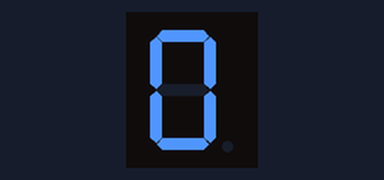
The sketch below on a simulated ESP8266 (NodeMCU). Parts: 1-digit seven-segment display. Wiring (inferred from the names in the program): 1-digit 7-segment display, segments lit when HIGH: segments D0, D1, D4, D5, D6, D7, GPIO 3, GPIO 1. The segment pins are drawn as the display they are named for.

Above: at 0.1 s.
At 4.1 s:
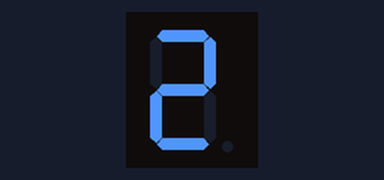
At 8.1 s:
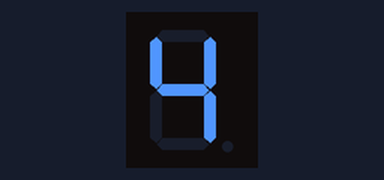
At 18.1 s:
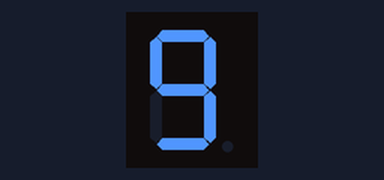
At 28.1 s:
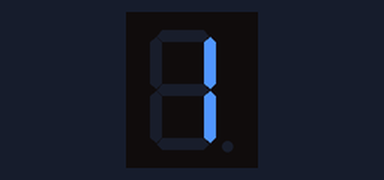
At 38.1 s:
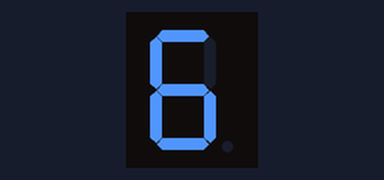

Measured:
- what the display in image 1 shows lasts 1.0 s, from 4.0 s to 5.0 s

The sketch:

DENEYAP_L5_1_5_Segment7_RakamGosterme.ino
```cpp
/*  HAFTA 5 - GOZLE UYGULAMA 1.5
 *  KONU: 7 Segment Display Rakam Gosterme
 *  Amac: 7 Segment Display ile rakamları gosterme.
 */

#define a D0
#define b D1
#define c D4
#define d D5
#define e D6
#define f D7
#define g D9
#define dp D10

void setup()
{
  pinMode(a, OUTPUT);
  pinMode(b, OUTPUT);
  pinMode(c, OUTPUT);
  pinMode(d, OUTPUT);
  pinMode(e, OUTPUT);
  pinMode(f, OUTPUT);
  pinMode(g, OUTPUT);
  pinMode(dp, OUTPUT);
}

void loop()
{
  sifir();
  off();

  bir();
  off();

  iki();
  off();

  uc();
  off();

  dort();
  off();

  bes();
  off();

  alti();
  off();

  yedi();
  off();

  sekiz();
  off();

  dokuz();
  off();

  nokta();
  off();
  nokta();
  off();
  nokta();
  off();
}

void sifir(){
    digitalWrite(a, HIGH);
    digitalWrite(b, HIGH);
    digitalWrite(c, HIGH);
    digitalWrite(d, HIGH);
    digitalWrite(e, HIGH);
    digitalWrite(f, HIGH);
    digitalWrite(g, LOW);
    digitalWrite(dp, LOW);
    delay(1000);
}

void bir(){
    digitalWrite(a, LOW);
    digitalWrite(b, HIGH);
    digitalWrite(c, HIGH);
    digitalWrite(d, LOW);
    digitalWrite(e, LOW);
    digitalWrite(f, LOW);
    digitalWrite(g, LOW);
    digitalWrite(dp, LOW);
    delay(1000);
}

void iki(){
    digitalWrite(a, HIGH);
    digitalWrite(b, HIGH);
    digitalWrite(c, LOW);
    digitalWrite(d, HIGH);
    digitalWrite(e, HIGH);
    digitalWrite(f, LOW);
    digitalWrite(g, HIGH);
    digitalWrite(dp, LOW);
    delay(1000);
}

void uc(){
    digitalWrite(a, HIGH);
    digitalWrite(b, HIGH);
    digitalWrite(c, HIGH);
    digitalWrite(d, HIGH);
    digitalWrite(e, LOW);
    digitalWrite(f, LOW);
    digitalWrite(g, HIGH);
    digitalWrite(dp, LOW);
    delay(1000);
}

void dort(){
    digitalWrite(a, LOW);
    digitalWrite(b, HIGH);
    digitalWrite(c, HIGH);
    digitalWrite(d, LOW);
    digitalWrite(e, LOW);
    digitalWrite(f, HIGH);
    digitalWrite(g, HIGH);
    digitalWrite(dp, LOW);
    delay(1000);
}

void bes(){
    digitalWrite(a, HIGH);
    digitalWrite(b, LOW);
    digitalWrite(c, HIGH);
    digitalWrite(d, HIGH);
    digitalWrite(e, LOW);
    digitalWrite(f, HIGH);
    digitalWrite(g, HIGH);
    digitalWrite(dp, LOW);
    delay(1000);
}

void alti(){
    digitalWrite(a, HIGH);
    digitalWrite(b, LOW);
    digitalWrite(c, HIGH);
    digitalWrite(d, HIGH);
    digitalWrite(e, HIGH);
    digitalWrite(f, HIGH);
    digitalWrite(g, HIGH);
    digitalWrite(dp, LOW);
    delay(1000);
}

void yedi(){
    digitalWrite(a, HIGH);
    digitalWrite(b, HIGH);
    digitalWrite(c, HIGH);
    digitalWrite(d, LOW);
    digitalWrite(e, LOW);
    digitalWrite(f, LOW);
    digitalWrite(g, LOW);
    digitalWrite(dp, LOW);
    delay(1000);
}

void sekiz(){
    digitalWrite(a, HIGH);
    digitalWrite(b, HIGH);
    digitalWrite(c, HIGH);
    digitalWrite(d, HIGH);
    digitalWrite(e, HIGH);
    digitalWrite(f, HIGH);
    digitalWrite(g, HIGH);
    digitalWrite(dp, LOW);
    delay(1000);
}

void dokuz(){
    digitalWrite(a, HIGH);
    digitalWrite(b, HIGH);
    digitalWrite(c, HIGH);
    digitalWrite(d, HIGH);
    digitalWrite(e, LOW);
    digitalWrite(f, HIGH);
    digitalWrite(g, HIGH);
    digitalWrite(dp, LOW);
    delay(1000);
}

void nokta(){
    digitalWrite(a, LOW);
    digitalWrite(b, LOW);
    digitalWrite(c, LOW);
    digitalWrite(d, LOW);
    digitalWrite(e, LOW);
    digitalWrite(f, LOW);
    digitalWrite(g, LOW);
    digitalWrite(dp, HIGH);
    delay(1000);
}

void off(){
    digitalWrite(a, LOW);
    digitalWrite(b, LOW);
    digitalWrite(c, LOW);
    digitalWrite(d, LOW);
    digitalWrite(e, LOW);
    digitalWrite(f, LOW);
    digitalWrite(g, LOW);
    digitalWrite(dp, LOW);
    delay(1000);
}
```
